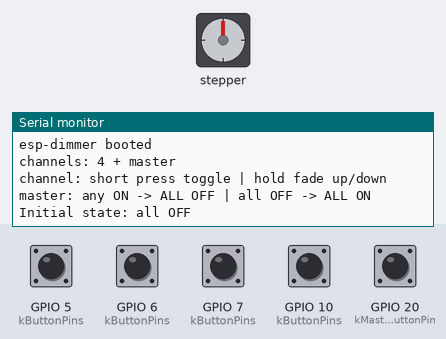
Bench run of a program on a simulated ESP32-C3. Shown: stepper motor, the last lines printed to the serial monitor. Wiring (inferred from the names in the program): stepper motor (2048 steps per turn assumed): coils GPIO 0, GPIO 1, GPIO 3, GPIO 4. Inputs (shaded band) come from the test bench; at power-on: GPIO 5 (kButtonPins), GPIO 6 (kButtonPins), GPIO 7 (kButtonPins), GPIO 10 (kButtonPins), GPIO 20 (kMasterButtonPin) HIGH.

Above: at 1.2 s.
1.3 s: GPIO 5 (kButtonPins) pulled LOW for 0.15 s
At 2.6 s:
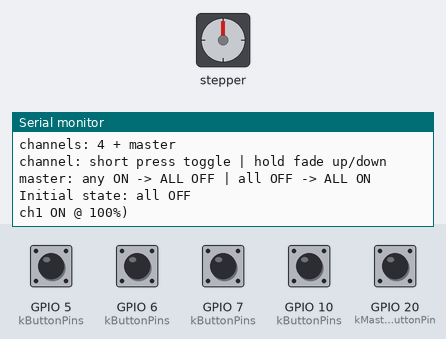
2.9 s: GPIO 6 (kButtonPins) pulled LOW for 1 s
At 5.1 s:
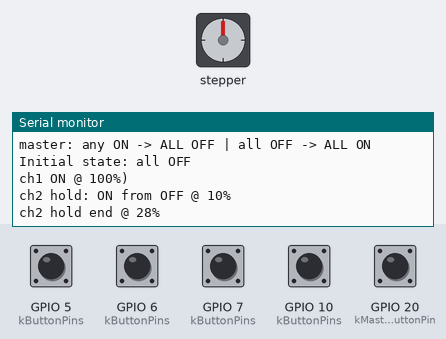
5.4 s: GPIO 20 (kMasterButtonPin) pulled LOW for 0.15 s
At 6.3 s:
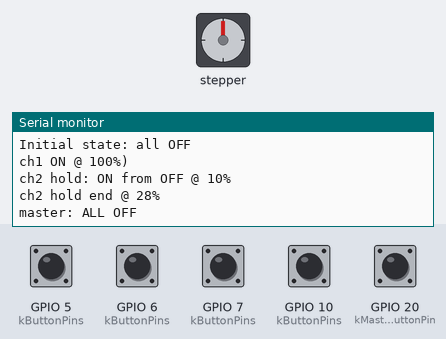
7.0 s: GPIO 20 (kMasterButtonPin) pulled LOW for 1 s
At 7.6 s:
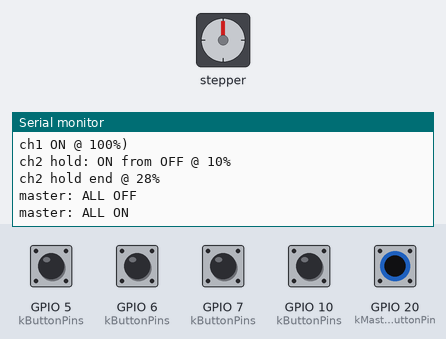
9.5 s: GPIO 7 (kButtonPins) pulled LOW for 0.15 s
At 10.2 s:
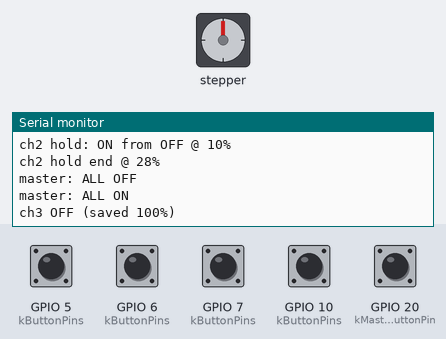
11.1 s: GPIO 10 (kButtonPins) pulled LOW for 1 s
At 12.0 s:
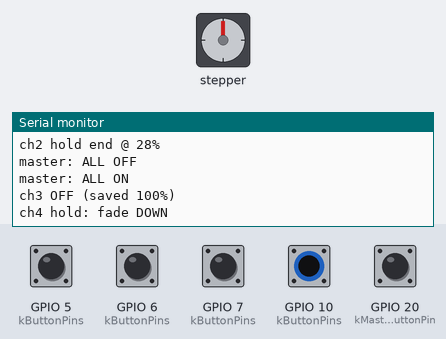

The program:

main.cpp
```cpp
#include <Arduino.h>

#include "config.h"
#include "dimmer_channel.h"
#include "pwm_backend.h"

namespace {

DimmerChannel channels[config::kChannelCount] = {
    {1, config::kLedPins[0], config::kButtonPins[0],
     config::kButtonInternalPullup[0], config::kButtonActiveHigh[0]},
    {2, config::kLedPins[1], config::kButtonPins[1],
     config::kButtonInternalPullup[1], config::kButtonActiveHigh[1]},
    {3, config::kLedPins[2], config::kButtonPins[2],
     config::kButtonInternalPullup[2], config::kButtonActiveHigh[2]},
    {4, config::kLedPins[3], config::kButtonPins[3],
     config::kButtonInternalPullup[3], config::kButtonActiveHigh[3]},
};

bool masterRawPressed = false;
bool masterStablePressed = false;
uint32_t masterLastRawChangeMs = 0;

void holdLedOutputsOff() {
    for (size_t i = 0; i < config::kChannelCount; ++i) {
        pwm_backend::holdPinLow(config::kLedPins[i]);
    }
}

void setupMasterButton() {
    pinMode(config::kMasterButtonPin,
            config::kMasterButtonInternalPullup ? INPUT_PULLUP : INPUT);
}

bool readMasterPressed() {
    const int level = digitalRead(config::kMasterButtonPin);
    return config::kMasterButtonActiveHigh ? (level == HIGH) : (level == LOW);
}

void toggleMaster() {
    bool anyPowered = false;
    for (size_t i = 0; i < config::kChannelCount; ++i) {
        anyPowered = anyPowered || channels[i].isPowered();
    }

    const bool targetPowered = !anyPowered;
    for (size_t i = 0; i < config::kChannelCount; ++i) {
        channels[i].cancelInteractionUntilRelease();
        channels[i].setPower(targetPowered);
    }

    Serial.println(targetPowered ? "master: ALL ON" : "master: ALL OFF");
}

void updateMasterButton() {
    const uint32_t nowMs = millis();
    const bool pressedNow = readMasterPressed();

    if (pressedNow != masterRawPressed) {
        masterRawPressed = pressedNow;
        masterLastRawChangeMs = nowMs;
    }

    if ((nowMs - masterLastRawChangeMs) < config::kButtonDebounceMs ||
        pressedNow == masterStablePressed) {
        return;
    }

    masterStablePressed = pressedNow;
    if (masterStablePressed) {
        toggleMaster();
    }
}

}  // анонимный namespace

#if defined(ESP8266)
// Вызывается ядром ESP8266 до setup() — сокращает окно boot-глитча на выходах.
void preinit() {
    for (size_t i = 0; i < config::kChannelCount; ++i) {
        pwm_backend::holdPinLow(config::kLedPins[i]);
    }
}
#endif

void setup() {
    holdLedOutputsOff();

    Serial.begin(config::kSerialBaud);
    delay(50);

    holdLedOutputsOff();
    pwm_backend::beginGlobal(config::kPwmFrequencyHz);

    for (size_t i = 0; i < config::kChannelCount; ++i) {
        channels[i].begin();
    }
    setupMasterButton();

    Serial.println();
    Serial.println("esp-dimmer booted");
    Serial.println("channels: 4 + master");
    Serial.println("channel: short press toggle | hold fade up/down");
    Serial.println("master: any ON -> ALL OFF | all OFF -> ALL ON");
    Serial.println("Initial state: all OFF");
}

void loop() {
    for (size_t i = 0; i < config::kChannelCount; ++i) {
        channels[i].update();
    }
    updateMasterButton();
}
```

dimmer_channel.h
```cpp
#pragma once

#include <Arduino.h>

#include "config.h"

// Один канал диммера: короткое нажатие — toggle, удержание — fade вверх/вниз.
class DimmerChannel {
public:
    DimmerChannel(uint8_t channelId,
                  uint8_t ledPin,
                  uint8_t buttonPin,
                  bool buttonInternalPullup = true,
                  bool buttonActiveHigh = false);

    void begin();
    void update();

    bool isPowered() const;
    void setPower(bool powered);

    // Master: остановить fade, заморозить яркость, игнор ввода до отпускания кнопки.
    void cancelInteractionUntilRelease();

private:
    enum class FadeDirection : uint8_t { Up, Down };

    void applyOutput();
    void handlePressEdge(bool pressed, uint32_t nowMs);
    void handleHoldFade(uint32_t nowMs);
    void togglePower();
    void startHoldFade();
    void stopHoldFade();
    void logPrefix() const;

    const uint8_t channelId_;
    const uint8_t ledPin_;
    const uint8_t buttonPin_;
    const bool buttonInternalPullup_;
    const bool buttonActiveHigh_;

    bool powered_ = false;
    uint8_t brightnessPercent_ = config::kBrightnessDefaultPercent;
    // После boot яркость по умолчанию 100%, поэтому первый hold — вниз.
    FadeDirection nextHoldDirection_ = FadeDirection::Down;

    bool rawPressed_ = false;
    bool stablePressed_ = false;
    uint32_t lastRawChangeMs_ = 0;
    uint32_t pressStartMs_ = 0;

    bool holdActive_ = false;
    FadeDirection activeHoldDirection_ = FadeDirection::Up;
    uint32_t lastFadeStepMs_ = 0;

    bool ignoreUntilRelease_ = false;
};
```

pwm_backend.h
```cpp
#pragma once

#include <Arduino.h>

namespace pwm_backend {

// Платформенный максимум duty (ESP8266: 1000, ESP32 10-bit LEDC: 1023).
uint16_t maxDuty();

// Один раз: частота PWM (1 кГц) и range/resolution платформы.
void beginGlobal(uint32_t frequencyHz);

// Подключить пин и сразу выставить OFF (LOW / duty 0).
void beginPin(uint8_t pin);

// Запись сырого duty 0…maxDuty().
void writeDuty(uint8_t pin, uint16_t duty);

// Яркость 0…100% → платформенный duty (100% = full ON).
void writePercent(uint8_t pin, uint8_t percent);

// Безопасный OFF без полной инициализации LEDC (для preinit/раннего setup).
void holdPinLow(uint8_t pin);

}  // namespace pwm_backend
```

dimmer_channel.cpp
```cpp
#include "dimmer_channel.h"

#include "pwm_backend.h"

DimmerChannel::DimmerChannel(uint8_t channelId,
                             uint8_t ledPin,
                             uint8_t buttonPin,
                             bool buttonInternalPullup,
                             bool buttonActiveHigh)
    : channelId_(channelId),
      ledPin_(ledPin),
      buttonPin_(buttonPin),
      buttonInternalPullup_(buttonInternalPullup),
      buttonActiveHigh_(buttonActiveHigh) {}

void DimmerChannel::begin() {
    pwm_backend::beginPin(ledPin_);

#if defined(ESP8266)
    if (buttonInternalPullup_) {
        pinMode(buttonPin_, INPUT_PULLUP);
    } else if (buttonPin_ == 16) {
        pinMode(buttonPin_, INPUT_PULLDOWN_16);
    } else {
        pinMode(buttonPin_, INPUT);
    }
#else
    pinMode(buttonPin_, buttonInternalPullup_ ? INPUT_PULLUP : INPUT);
#endif

    powered_ = false;
    brightnessPercent_ = config::kBrightnessDefaultPercent;
    ignoreUntilRelease_ = false;
    applyOutput();
}

void DimmerChannel::update() {
    const uint32_t nowMs = millis();
    const int buttonLevel = digitalRead(buttonPin_);
    const bool pressedNow = buttonActiveHigh_ ? (buttonLevel == HIGH)
                                              : (buttonLevel == LOW);

    if (pressedNow != rawPressed_) {
        rawPressed_ = pressedNow;
        lastRawChangeMs_ = nowMs;
    }

    if ((nowMs - lastRawChangeMs_) >= config::kButtonDebounceMs &&
        pressedNow != stablePressed_) {
        handlePressEdge(pressedNow, nowMs);
    }

    if (ignoreUntilRelease_) {
        return;
    }

    if (holdActive_) {
        handleHoldFade(nowMs);
    } else if (stablePressed_ &&
               (nowMs - pressStartMs_) >= config::kLongPressMs) {
        startHoldFade();
    }
}

bool DimmerChannel::isPowered() const {
    return powered_;
}

void DimmerChannel::setPower(bool powered) {
    powered_ = powered;
    applyOutput();
}

void DimmerChannel::cancelInteractionUntilRelease() {
    holdActive_ = false;
    // Игнор нужен только если кнопка сейчас зажата (иначе первое
    // короткое нажатие «съедается» и канал включается со второго раза).
    ignoreUntilRelease_ = stablePressed_ || rawPressed_;
}

void DimmerChannel::handlePressEdge(bool pressed, uint32_t nowMs) {
    stablePressed_ = pressed;

    if (ignoreUntilRelease_) {
        if (!pressed) {
            ignoreUntilRelease_ = false;
            pressStartMs_ = nowMs;
        }
        return;
    }

    if (pressed) {
        pressStartMs_ = nowMs;
        return;
    }

    if (holdActive_) {
        stopHoldFade();
        return;
    }

    if ((nowMs - pressStartMs_) < config::kLongPressMs) {
        togglePower();
    }
}

void DimmerChannel::startHoldFade() {
    holdActive_ = true;
    activeHoldDirection_ = nextHoldDirection_;
    lastFadeStepMs_ = millis();

    if (!powered_) {
        powered_ = true;
        brightnessPercent_ = config::kBrightnessMinPercent;
        activeHoldDirection_ = FadeDirection::Up;
        applyOutput();
        logPrefix();
        Serial.println("hold: ON from OFF @ 10%");
    } else {
        logPrefix();
        Serial.print("hold: fade ");
        Serial.println(activeHoldDirection_ == FadeDirection::Up ? "UP" : "DOWN");
    }
}

void DimmerChannel::stopHoldFade() {
    holdActive_ = false;
    nextHoldDirection_ = (activeHoldDirection_ == FadeDirection::Up)
                             ? FadeDirection::Down
                             : FadeDirection::Up;
    logPrefix();
    Serial.print("hold end @ ");
    Serial.print(brightnessPercent_);
    Serial.println("%");
}

void DimmerChannel::handleHoldFade(uint32_t nowMs) {
    if ((nowMs - lastFadeStepMs_) < config::kFadeStepIntervalMs) {
        return;
    }
    lastFadeStepMs_ = nowMs;

    if (activeHoldDirection_ == FadeDirection::Up) {
        if (brightnessPercent_ < config::kBrightnessMaxPercent) {
            brightnessPercent_ = static_cast<uint8_t>(
                brightnessPercent_ + config::kFadeStepPercent);
            if (brightnessPercent_ > config::kBrightnessMaxPercent) {
                brightnessPercent_ = config::kBrightnessMaxPercent;
            }
            applyOutput();
        }
    } else if (brightnessPercent_ > config::kBrightnessMinPercent) {
        brightnessPercent_ = static_cast<uint8_t>(
            brightnessPercent_ - config::kFadeStepPercent);
        if (brightnessPercent_ < config::kBrightnessMinPercent) {
            brightnessPercent_ = config::kBrightnessMinPercent;
        }
        applyOutput();
    }
}

void DimmerChannel::togglePower() {
    powered_ = !powered_;
    applyOutput();
    logPrefix();
    Serial.print(powered_ ? "ON @ " : "OFF (saved ");
    Serial.print(brightnessPercent_);
    Serial.println("%)");
}

void DimmerChannel::applyOutput() {
    if (!powered_) {
        pwm_backend::writePercent(ledPin_, 0);
        return;
    }

    if (brightnessPercent_ < config::kBrightnessMinPercent) {
        brightnessPercent_ = config::kBrightnessMinPercent;
    } else if (brightnessPercent_ > config::kBrightnessMaxPercent) {
        brightnessPercent_ = config::kBrightnessMaxPercent;
    }

    pwm_backend::writePercent(ledPin_, brightnessPercent_);
}

void DimmerChannel::logPrefix() const {
    Serial.print("ch");
    Serial.print(channelId_);
    Serial.print(' ');
}
```

pwm_backend.cpp
```cpp
#include "pwm_backend.h"

#include "config.h"

namespace pwm_backend {
namespace {

bool globalReady = false;

#if defined(ESP32)
#if !defined(ESP_ARDUINO_VERSION_MAJOR) || (ESP_ARDUINO_VERSION_MAJOR < 3)
constexpr uint8_t kLedcResolutionBits = 10;
constexpr size_t kMaxLedcBindings = 8;

struct LedcBinding {
    uint8_t pin;
    uint8_t channel;
    bool used;
};

LedcBinding ledcBindings[kMaxLedcBindings] = {};
uint8_t nextLedcChannel = 0;

uint8_t channelForPin(uint8_t pin) {
    for (size_t i = 0; i < kMaxLedcBindings; ++i) {
        if (ledcBindings[i].used && ledcBindings[i].pin == pin) {
            return ledcBindings[i].channel;
        }
    }
    for (size_t i = 0; i < kMaxLedcBindings; ++i) {
        if (!ledcBindings[i].used) {
            ledcBindings[i].used = true;
            ledcBindings[i].pin = pin;
            ledcBindings[i].channel = nextLedcChannel++;
            return ledcBindings[i].channel;
        }
    }
    return 0;
}
#endif
#endif

}  // namespace

uint16_t maxDuty() {
#if defined(ESP8266)
    return 1000;
#elif defined(ESP32)
    return 1023;  // 10-bit LEDC
#else
#error "Неподдерживаемая платформа"
#endif
}

void beginGlobal(uint32_t frequencyHz) {
    if (globalReady) {
        return;
    }

#if defined(ESP8266)
    analogWriteFreq(frequencyHz);
    analogWriteRange(maxDuty());
#elif defined(ESP32)
    (void)frequencyHz;
#else
#error "Неподдерживаемая платформа"
#endif

    globalReady = true;
}

void holdPinLow(uint8_t pin) {
    pinMode(pin, OUTPUT);
    digitalWrite(pin, LOW);
}

void beginPin(uint8_t pin) {
    beginGlobal(config::kPwmFrequencyHz);

#if defined(ESP8266)
    pinMode(pin, OUTPUT);
    analogWrite(pin, 0);
#elif defined(ESP32)
#if defined(ESP_ARDUINO_VERSION_MAJOR) && (ESP_ARDUINO_VERSION_MAJOR >= 3)
    ledcAttach(pin, config::kPwmFrequencyHz, 10);
    ledcWrite(pin, 0);
#else
    const uint8_t channel = channelForPin(pin);
    ledcSetup(channel, config::kPwmFrequencyHz, kLedcResolutionBits);
    ledcAttachPin(pin, channel);
    ledcWrite(channel, 0);
#endif
#else
#error "Неподдерживаемая платформа"
#endif
}

void writeDuty(uint8_t pin, uint16_t duty) {
    const uint16_t max = maxDuty();
    if (duty > max) {
        duty = max;
    }

#if defined(ESP8266)
    analogWrite(pin, duty);
#elif defined(ESP32)
#if defined(ESP_ARDUINO_VERSION_MAJOR) && (ESP_ARDUINO_VERSION_MAJOR >= 3)
    ledcWrite(pin, duty);
#else
    ledcWrite(channelForPin(pin), duty);
#endif
#endif
}

void writePercent(uint8_t pin, uint8_t percent) {
    if (percent == 0) {
        writeDuty(pin, 0);
        return;
    }
    if (percent > 100) {
        percent = 100;
    }
    const uint16_t duty = static_cast<uint16_t>(
        (static_cast<uint32_t>(percent) * maxDuty()) / 100U);
    writeDuty(pin, duty);
}

}  // namespace pwm_backend
```

config.h
```cpp
#pragma once

#include <Arduino.h>
#include <stddef.h>

namespace config {

constexpr uint32_t kSerialBaud = 115200;
constexpr uint16_t kPwmFrequencyHz = 1000;
constexpr uint8_t kBrightnessMinPercent = 10;
constexpr uint8_t kBrightnessMaxPercent = 100;
constexpr uint8_t kBrightnessDefaultPercent = 100;

constexpr uint16_t kButtonDebounceMs = 40;
constexpr uint16_t kLongPressMs = 450;
constexpr uint16_t kFadeStepIntervalMs = 30;
constexpr uint8_t kFadeStepPercent = 1;

constexpr size_t kChannelCount = 4;

#if defined(ESP8266)
// Legacy / compatibility: NodeMCU ESP8266, 4 канала + master.
// LED ch4 на D8: при OFF = LOW, совместимо с boot (GPIO15 должен быть LOW).
// Master на D9/RX: Serial только на вывод через TX.
// D0 не используем — у GPIO16 нет INPUT_PULLUP.
constexpr uint8_t kLedPins[kChannelCount] = {D1, D2, D5, D8};
constexpr uint8_t kButtonPins[kChannelCount] = {D3, D4, D7, D6};
constexpr bool kButtonInternalPullup[kChannelCount] = {true, true, true, true};
constexpr bool kButtonActiveHigh[kChannelCount] = {false, false, false, false};

constexpr uint8_t kMasterButtonPin = D9;
constexpr bool kMasterButtonInternalPullup = true;
constexpr bool kMasterButtonActiveHigh = false;
#elif defined(ESP32)
// Primary: ESP32-C3 SuperMini (проверено на железе).
// PWM: GPIO0/1/3/4. Кнопки не на USB D+/D− (18/19). Master на GPIO20.
constexpr uint8_t kLedPins[kChannelCount] = {0, 1, 3, 4};
constexpr uint8_t kButtonPins[kChannelCount] = {5, 6, 7, 10};
constexpr bool kButtonInternalPullup[kChannelCount] = {true, true, true, true};
constexpr bool kButtonActiveHigh[kChannelCount] = {false, false, false, false};

constexpr uint8_t kMasterButtonPin = 20;
constexpr bool kMasterButtonInternalPullup = true;
constexpr bool kMasterButtonActiveHigh = false;
#else
#error "Неподдерживаемая платформа"
#endif

}  // namespace config
```

Measured:
- after the input at 1.3 s, the serial monitor: prints a new line after 0.19 s (image 1)
- after the input at 2.9 s, the serial monitor: prints a new line after 0.49 s (image 2)
- after the input at 5.4 s, the serial monitor: prints a new line at once (image 3)
- after the input at 7.0 s, the serial monitor: prints a new line at once (image 4)
- after the input at 9.5 s, the serial monitor: prints a new line after 0.19 s (image 5)
- after the input at 11.1 s, the serial monitor: prints a new line after 0.49 s (image 6)
